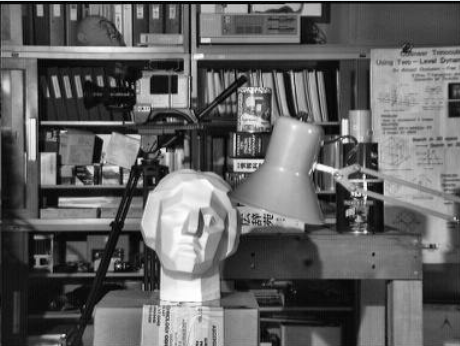
#> input picture OpenCV/04-前面的补充代码/src/zhifang.png, 460 x 346 px
$ python '08-直方图均衡化.py'
#> lines starting #> are read from the running program, lines starting #| are printed output that depends on the picture
"""
图像的直方图统计并绘制
"""
import cv2
import numpy as np

def showhist(windowname,img):
    # 统计直方图数据
    # [img]表示 可以传入多个图像
    hist=cv2.calcHist([img],[0],None,[256],[0,256])
    # print(hist)
    re=cv2.minMaxLoc(hist)
    print(re)
    d=400/re[1]

    # 创建一个图(用于直方图绘制)
    img_hist=np.zeros((512,712,3),dtype=np.uint8)

    # 绘制直方图
    for i in range(len(hist)):
        x=20+i*2
        y1=500
        y2=500-int(20+hist[i][0]*d)
        cv2.line(img_hist,(x,y1),(x,y2),(0,0,255),2,lineType=cv2.LINE_AA)
    cv2.imshow(windowname,img_hist)
def test001():
    img=cv2.imread("./src/zhifang.png",cv2.IMREAD_GRAYSCALE)
    showhist(img)
    cv2.imshow("img",img)
    cv2.waitKey(0)
# test001()


def test002():
    img=cv2.imread("./src/zhifang.png",cv2.IMREAD_GRAYSCALE)
#> img: shape (346, 460); min 0, max 255, mean 98.4
    img2=cv2.equalizeHist(img)#自适应直方图均衡化
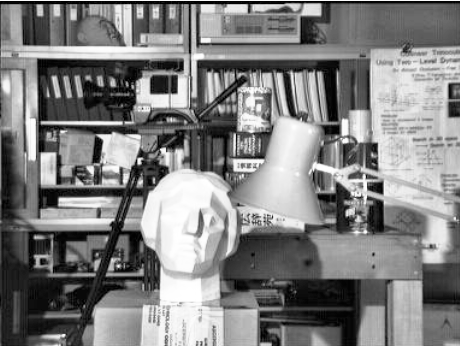
#> img2: shape (346, 460); min 0, max 255, mean 128.2
    cla=cv2.createCLAHE(2,(8,8))
    img3=cla.apply(img)#对比度受限的自适应直方图均衡化
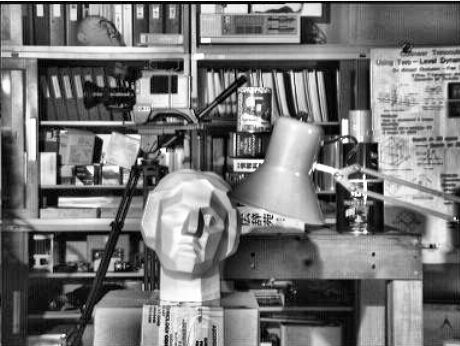
#> img3: shape (346, 460); min 0, max 255, mean 118.3

    showhist("img_hist",img)
#> in showhist, `hist=cv2.calcHist([img],[0],None,[256],[0,256])`: hist = 256 values, max 1544 at index 13, min 13 at index 0, mean 621.7
#> in showhist, `re=cv2.minMaxLoc(hist)`: re = (13, 1544, (0, 0), (0, 13))
#| (13.0, 1544.0, (0, 0), (0, 13))
#> in showhist, `d=400/re[1]`: d = 0.259
#> the loop in showhist, `for i in range(len(hist)):` made 256 passes
#> (x, y2) on passes 1 to 3: (20, 477), (22, 470), (24, 467)
#> after the loop in showhist, `for i in range(len(hist)):`:
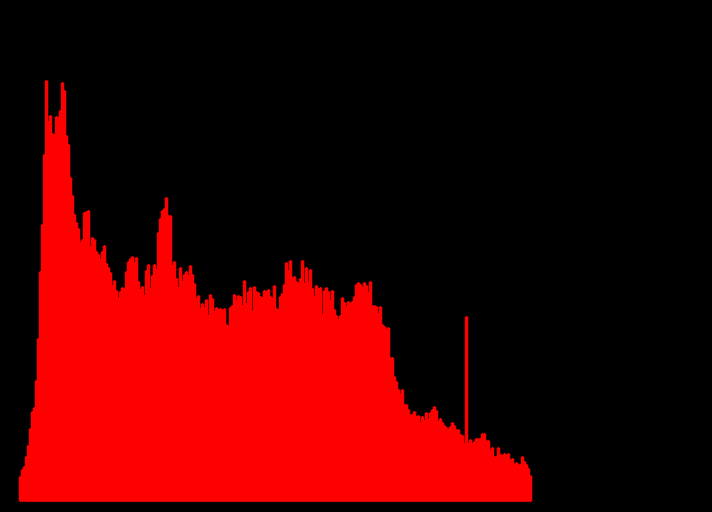
#> img_hist: shape (512, 712, 3); mean of channels 0, 1, 2 0, 0, 66.9; drawn as B, G, R
    showhist("img2_hist",img2)
#> call 2 of showhist, with windowname = 'img2_hist'
#> in showhist (call 2), `hist=cv2.calcHist([img],[0],None,[256],[0,256])`: hist = 256 values, max 1544 at index 11, min 0 at index 5, mean 621.7
#> in showhist (call 2), `re=cv2.minMaxLoc(hist)`: re = (0, 1544, (0, 5), (0, 11))
#| (0.0, 1544.0, (0, 5), (0, 11))
#> the loop in showhist (call 2), `for i in range(len(hist)):` made 256 passes
#> (x, y2) on passes 1 to 3: (20, 429), (22, 326), (24, 308)
#> after the loop in showhist (call 2), `for i in range(len(hist)):`:
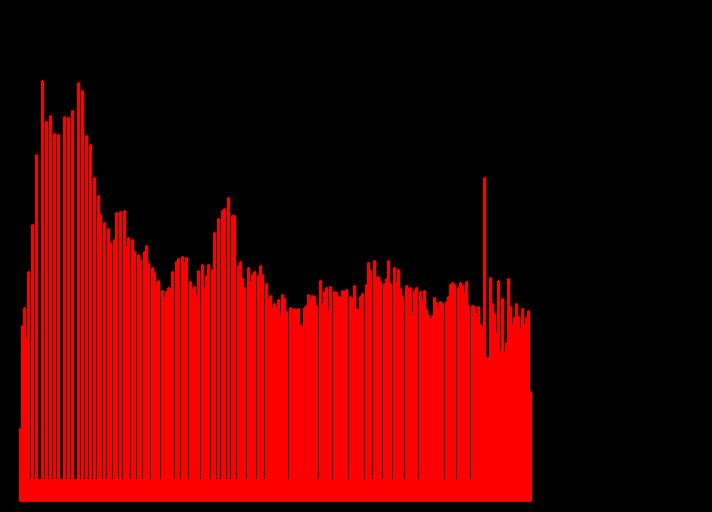
#> img_hist: shape (512, 712, 3); mean of channels 0, 1, 2 0, 0, 79.9; drawn as B, G, R
    showhist("img3_hist",img3)
#> call 3 of showhist, with windowname = 'img3_hist'
#> in showhist (call 3), `hist=cv2.calcHist([img],[0],None,[256],[0,256])`: hist = 256 values, max 897 at index 16, min 26 at index 0, mean 621.7
#> in showhist (call 3), `re=cv2.minMaxLoc(hist)`: re = (26, 897, (0, 0), (0, 16))
#| (26.0, 897.0, (0, 0), (0, 16))
#> in showhist (call 3), `d=400/re[1]`: d = 0.446
#> the loop in showhist (call 3), `for i in range(len(hist)):` made 256 passes
#> (x, y2) on passes 1 to 3: (20, 469), (22, 426), (24, 394)
#> after the loop in showhist (call 3), `for i in range(len(hist)):`:
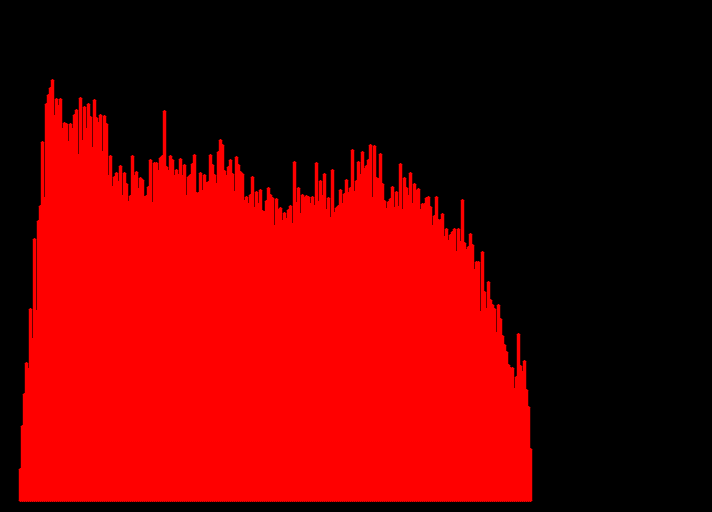
#> img_hist: shape (512, 712, 3); mean of channels 0, 1, 2 0, 0, 109.6; drawn as B, G, R
    cv2.imshow("img2",img2)
    cv2.imshow("img",img)
    cv2.imshow("img3",img3)
    cv2.waitKey(0)
test002()

$ run again, with OpenCV/04-前面的补充代码/src/bg.png copied over OpenCV/04-前面的补充代码/src/zhifang.png
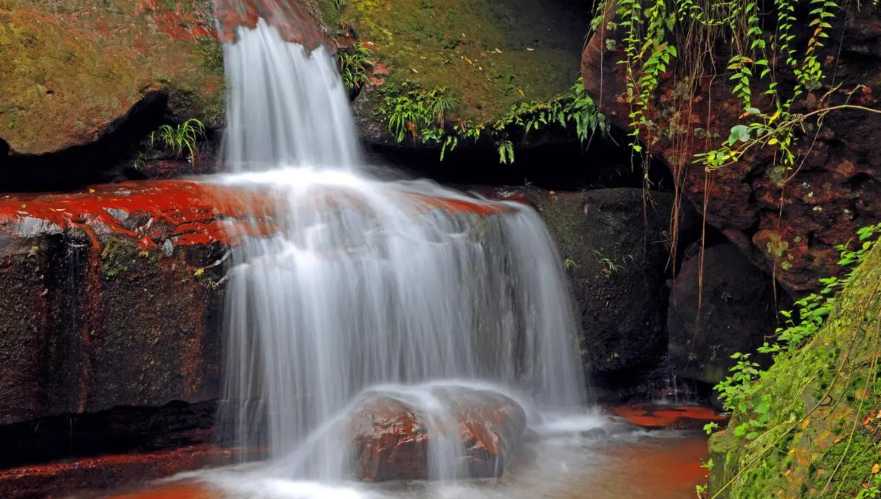
#> input picture OpenCV/04-前面的补充代码/src/bg.png, 1761 x 998 px (shown at 1/2 size)
#> in test002, `img3=cla.apply(img)#对比度受限的自适应直方图均衡化`:
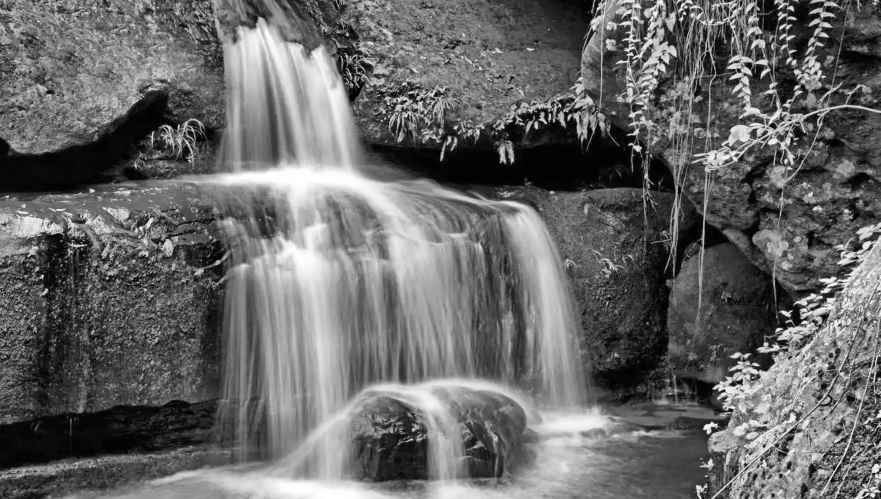
#> img3: shape (998, 1761) (shown at 1/2 size); min 0, max 255, mean 103.5
#> hist = 256 values, max 26988 at index 0, min 303 at index 241, mean 6865.1
#> re = (303, 26988, (0, 241), (0, 0))
#| (303.0, 26988.0, (0, 241), (0, 0))
#> d = 0.0148
#> the loop in showhist, `for i in range(len(hist)):` made 256 passes
#> (x, y2) on passes 1 to 3: (20, 80), (22, 96), (24, 87)
#| (0.0, 26988.0, (0, 1), (0, 0))
#> the loop in showhist (call 2), `for i in range(len(hist)):` made 256 passes
#> (x, y2) on passes 1 to 3: (20, 80), (22, 480), (24, 480)
#> hist = 256 values, max 16376 at index 5, min 30 at index 0, mean 6865.1
#> re = (30, 16376, (0, 0), (0, 5))
#| (30.0, 16376.0, (0, 0), (0, 5))
#> d = 0.0244
#> the loop in showhist (call 3), `for i in range(len(hist)):` made 256 passes
#> (x, y2) on passes 1 to 3: (20, 480), (22, 460), (24, 136)
#> after the loop in showhist (call 3), `for i in range(len(hist)):`:
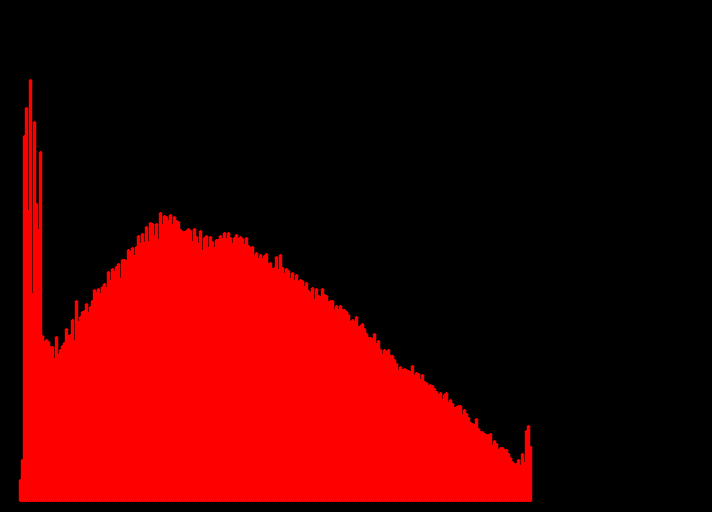
#> img_hist: shape (512, 712, 3); mean of channels 0, 1, 2 0, 0, 69.4; drawn as B, G, R
